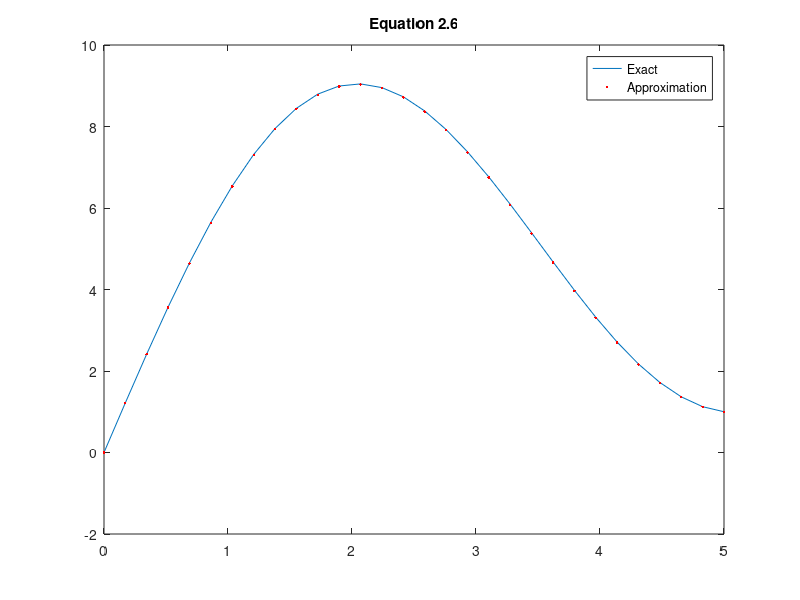
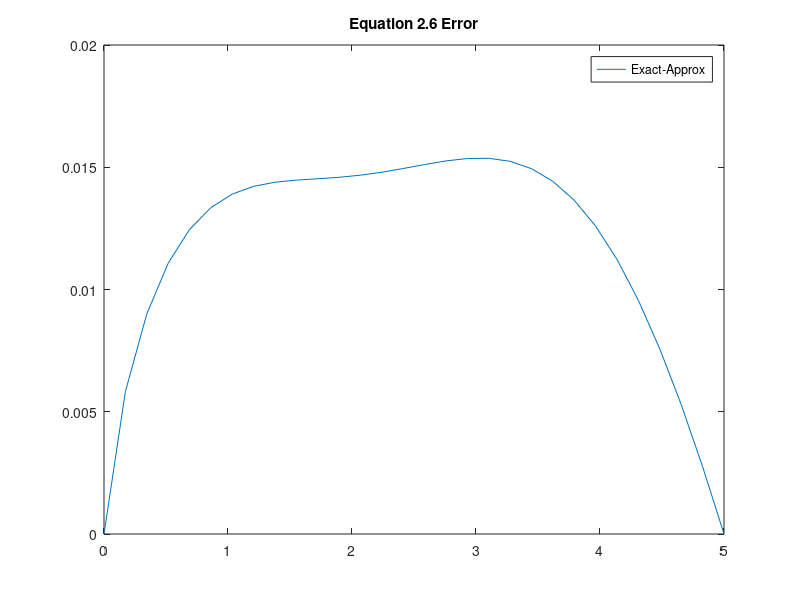

Here is the MATLAB script that generated these plots, in order:
clear; close all;

N=30;
xmin=0; xmax=5;
h=(xmax-xmin)/(N-1);
x=xmin:h:xmax;
x=x';
y1=-4./besselj(1,5).*besselj(1,x)+x;

A=zeros(N,N);
A(1,1)=1;
A(N,N)=1;
b=zeros(N,1);
b(1,1)=0;
b(N,1)=1;
for iterator1=2:1:N-1
    A(iterator1,iterator1-1)=1/(h^2)-1/(2*h.*x(iterator1));
    A(iterator1,iterator1)=-2/(h.^2)+1-1./(x(iterator1).^2);
    A(iterator1,iterator1+1)=1/(h^2)+1/(2*h.*x(iterator1));
    b(iterator1,1)=x(iterator1);
end;
y2=A\b;



figure;
plot(x,y1,x,y2,'r.');
legend('Exact','Approximation');
title('Equation 2.6');

figure;
plot(x,y1-y2);
title('Equation 2.6 Error');
legend('Exact-Approx');